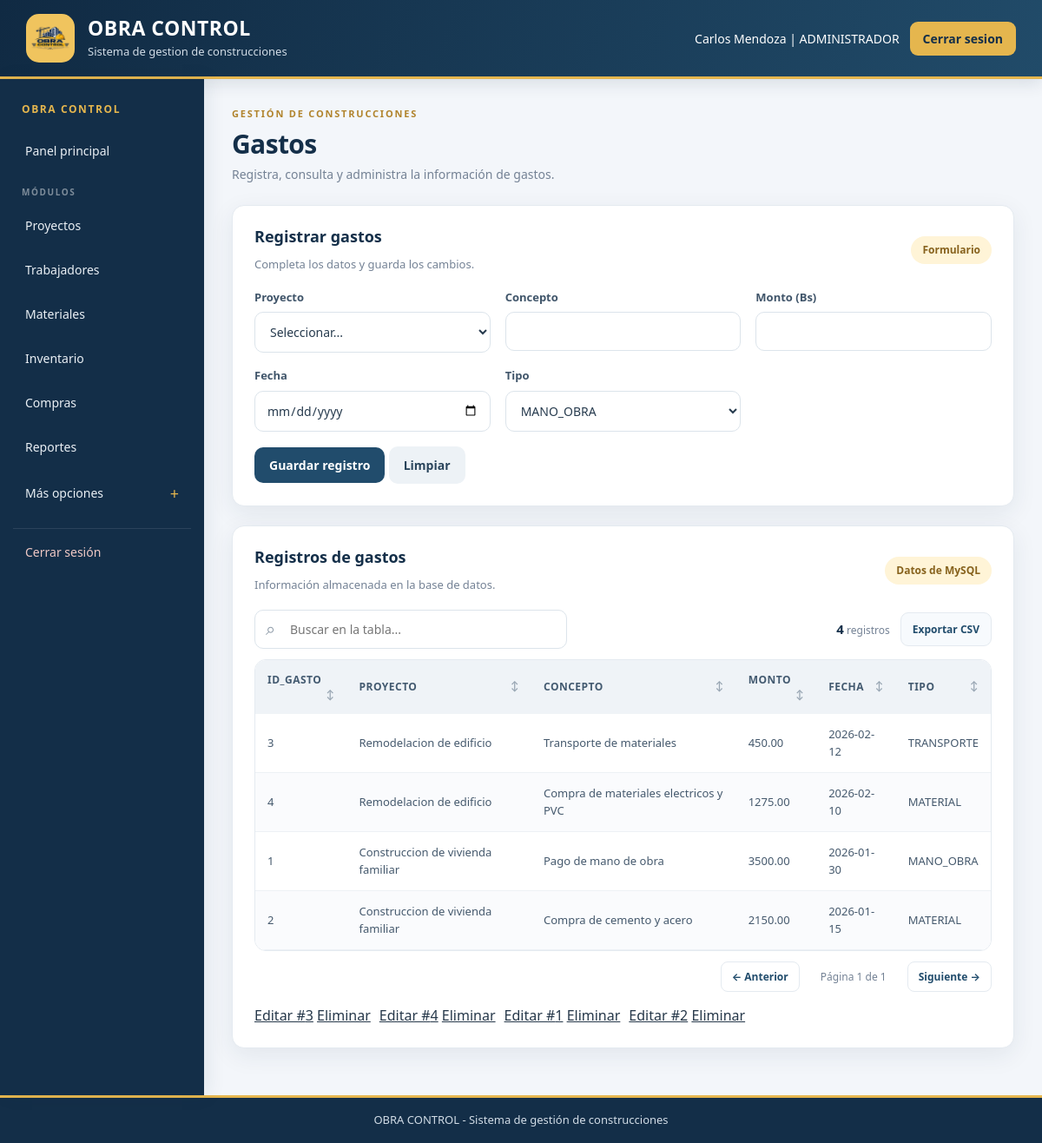
The app's page /OBRA_CONTROL/administrador/gastos.php (signed in) with its own data.
### tables this page shows
CREATE TABLE gasto (
    id_gasto INT UNSIGNED AUTO_INCREMENT PRIMARY KEY,
    id_proyecto INT UNSIGNED NOT NULL,
    id_compra INT UNSIGNED UNIQUE,
    concepto VARCHAR(150) NOT NULL,
    monto DECIMAL(10,2) NOT NULL,
    fecha DATE NOT NULL,
    tipo VARCHAR(50) NOT NULL,

    CONSTRAINT chk_gasto_monto
    CHECK (monto >= 0),

    CONSTRAINT fk_gasto_proyecto
    FOREIGN KEY (id_proyecto)
    REFERENCES proyecto(id_proyecto),

    CONSTRAINT fk_gasto_compra
    FOREIGN KEY (id_compra)
    REFERENCES compra(id_compra)
);

CREATE TABLE proyecto (
    id_proyecto INT UNSIGNED AUTO_INCREMENT PRIMARY KEY,
    id_encargado INT UNSIGNED NOT NULL,
    nombre VARCHAR(120) NOT NULL,
    ubicacion VARCHAR(200) NOT NULL,
    fecha_inicio DATE NOT NULL,
    fecha_fin DATE,
    estado VARCHAR(30) NOT NULL DEFAULT 'PLANIFICADO',

    CONSTRAINT chk_proyecto_fechas
    CHECK (fecha_fin IS NULL OR fecha_fin >= fecha_inicio),

    CONSTRAINT fk_proyecto_encargado
    FOREIGN KEY (id_encargado)
    REFERENCES trabajador(id_trabajador)
);

### OBRA_CONTROL/administrador/gastos.php (the view, shortened to what this page needs)
<?php
require_once '../conexion.php';
require_once '../funciones.php';
$registro_editar = null;
$resultado = $conn->query("SELECT g.id_gasto,p.nombre AS proyecto,g.concepto,g.monto,g.fecha,g.tipo FROM gasto g INNER JOIN proyecto p ON g.id_proyecto=p.id_proyecto ORDER BY g.fecha DESC");
?>
<!DOCTYPE html>
<html lang="es">
<head>
    <link rel="stylesheet" href="../css/estilo.css">
</head>
<body>
    <?php include '../encabezado.php';
    include '../menu.php'; ?>
    <section class="titulo-pagina"><span class="sobre-titulo">GESTIÓN DE CONSTRUCCIONES</span>
        <h2 class="titulo-seccion">Gastos</h2>
        <p>Registra, consulta y administra la información de gastos.</p>
    </section>
    <section class="tarjeta">
        <div class="encabezado-tabla">
            <div>
                <h3 class="titulo-tarjeta"><?php echo $registro_editar ? 'Editar registro' : 'Registrar gastos'; ?></h3>
                <p>Completa los datos y guarda los cambios.</p>
            </div><span class="etiqueta">Formulario</span>
        </div>
        <form method="POST" class="rejilla-formulario"><input type="hidden" name="id_registro"
            <div><label class="etiqueta-campo">Proyecto</label><select name="id_proyecto" required>
                    <option value="">Seleccionar...</option>
                </select></div>
            <div><label class="etiqueta-campo">Concepto</label><input type="text" name="concepto"
                    value="<?php echo htmlspecialchars((string) ($registro_editar['concepto'] ?? '')); ?>" required>
            </div>
            <div><label class="etiqueta-campo">Monto (Bs)</label><input type="number" name="monto"
                    value="<?php echo htmlspecialchars((string) ($registro_editar['monto'] ?? '')); ?>" step="0.01"
                    min="0" required></div>
            <div><label class="etiqueta-campo">Fecha</label><input type="date" name="fecha"
                    value="<?php echo htmlspecialchars((string) ($registro_editar['fecha'] ?? '')); ?>" required></div>
            <div><label class="etiqueta-campo">Tipo</label><select name="tipo"
                    required><?php foreach (['MANO_OBRA', 'MATERIAL', 'TRANSPORTE', 'OTRO'] as $opcion) { ?>
                        <option value="<?php echo $opcion; ?>" <?php echo (($registro_editar['tipo'] ?? '') === $opcion) ? 'selected' : ''; ?>><?php echo $opcion; ?></option><?php } ?>
                </select></div>
            <div class="campo-completo"><button type="submit" class="boton-principal" name="guardar">Guardar
                    registro</button> <a class="boton boton-secundario" href="gastos.php">Limpiar</a></div>
        </form>
    </section>
    <section class="tarjeta">
        <div class="encabezado-tabla">
            <div>
                <h3 class="titulo-tarjeta">Registros de gastos</h3>
                <p>Información almacenada en la base de datos.</p>
            </div><span class="etiqueta">Datos de MySQL</span>
        </div><?php mostrar_tabla($resultado); ?>
        <div class="lista-acciones">
            <?php if ($resultado && $resultado->num_rows > 0) {
                $resultado->data_seek(0);
                while ($fila_accion = $resultado->fetch_assoc()) { ?><span><a
                            href="?editar=<?php echo (int) $fila_accion['id_gasto']; ?>">Editar
                            #<?php echo (int) $fila_accion['id_gasto']; ?></a> <a class="enlace-peligro"
                            href="?eliminar=<?php echo (int) $fila_accion['id_gasto']; ?>"
                            onclick="return confirm('¿Eliminar este registro?')">Eliminar</a></span><?php }
            } ?></div>
    </section>
    <?php include '../menu_final.php'; ?>
</body>
</html>

### OBRA_CONTROL/funciones.php (shortened to what this page needs)
<?php
function mostrar_tabla($resultado)
{
    $campos = $resultado->fetch_fields();
    $columnas = [];
    foreach ($campos as $campo) {
        $columnas[] = $campo->name;
    }
    $filas = [];
    while ($fila = $resultado->fetch_assoc()) {
        $filas[] = $fila;
    }
    echo "<div class='modulo-tabla'><div class='herramientas-tabla'>";
    echo "<div class='busqueda-tabla'><span class='icono-buscar'>⌕</span><input type='search' class='campo-busqueda-tabla' placeholder='Buscar en la tabla...' aria-label='Buscar en la tabla'></div>";
    echo "<div class='acciones-tabla'><span class='contador-filas'><strong>" . count($filas) . "</strong> registros</span><button type='button' class='boton-exportar' onclick='exportarTabla(this)'>Exportar CSV</button></div></div>";
    echo "<div class='contenedor-tabla'><table class='tabla-datos'><thead><tr>";
    foreach ($columnas as $indice => $columna) {
        echo "<th class='cabecera-ordenable' data-columna='" . $indice . "' tabindex='0'>" . htmlspecialchars($columna) . "<span class='icono-orden'>↕</span></th>";
    }
    echo "</tr></thead><tbody>";
    foreach ($filas as $fila) {
        echo "<tr>";
        foreach ($columnas as $columna) {
            echo "<td>" . htmlspecialchars((string) ($fila[$columna] ?? "")) . "</td>";
        }
        echo "</tr>";
    }
    echo "</tbody></table></div>";
    echo "<div class='paginacion-tabla'><button type='button' class='boton-pagina' data-direccion='-1'>← Anterior</button><span class='indicador-pagina'></span><button type='button' class='boton-pagina' data-direccion='1'>Siguiente →</button></div></div>";
}
?>

### records on screen
gasto: id_gasto "3", id_proyecto.nombre "Remodelacion de edificio", concepto "Transporte de materiales", monto "450.00", fecha "2026-02-12", tipo "TRANSPORTE"
gasto: id_gasto "4", id_proyecto.nombre "Remodelacion de edificio", concepto "Compra de materiales electricos y PVC", monto "1275.00", fecha "2026-02-10", tipo "MATERIAL"
gasto: id_gasto "1", id_proyecto.nombre "Construccion de vivienda familiar", concepto "Pago de mano de obra", monto "3500.00", fecha "2026-01-30", tipo "MANO_OBRA"
gasto: id_gasto "2", id_proyecto.nombre "Construccion de vivienda familiar", concepto "Compra de cemento y acero", monto "2150.00", fecha "2026-01-15", tipo "MATERIAL"

### other values on screen
$_SESSION["nombre"] "Carlos Mendoza"
$_SESSION["rol"] "ADMINISTRADOR"
$etiqueta "Proyectos"
$etiqueta "Trabajadores"
$etiqueta "Materiales"
$etiqueta "Inventario"
$etiqueta "Compras"
$etiqueta "Reportes"
count($filas) "4"
$columna "ID_GASTO"
$columna "PROYECTO"
$columna "CONCEPTO"
$columna "MONTO"
$columna "FECHA"
$columna "TIPO"
